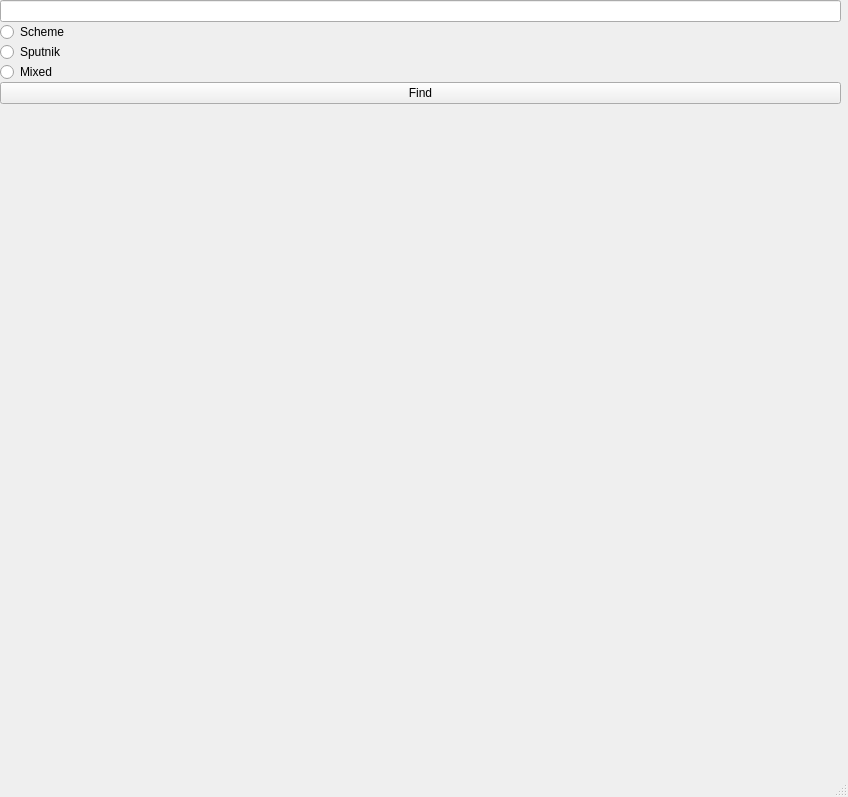
<?xml version="1.0" encoding="UTF-8"?>
<ui version="4.0">
 <class>MainWindow</class>
 <widget class="QMainWindow" name="MainWindow">
  <property name="geometry">
   <rect>
    <x>0</x>
    <y>0</y>
    <width>848</width>
    <height>797</height>
   </rect>
  </property>
  <property name="windowTitle">
   <string>MainWindow</string>
  </property>
  <widget class="QWidget" name="centralwidget">
   <widget class="QWidget" name="verticalLayoutWidget">
    <property name="geometry">
     <rect>
      <x>0</x>
      <y>0</y>
      <width>841</width>
      <height>741</height>
     </rect>
    </property>
    <layout class="QVBoxLayout" name="verticalLayout">
     <property name="spacing">
      <number>0</number>
     </property>
     <item>
      <widget class="QLineEdit" name="lineEdit"/>
     </item>
     <item>
      <widget class="QRadioButton" name="radioButton">
       <property name="text">
        <string>Scheme</string>
       </property>
       <attribute name="buttonGroup">
        <string notr="true">buttonGroup</string>
       </attribute>
      </widget>
     </item>
     <item>
      <widget class="QRadioButton" name="radioButton_3">
       <property name="text">
        <string>Sputnik</string>
       </property>
       <attribute name="buttonGroup">
        <string notr="true">buttonGroup</string>
       </attribute>
      </widget>
     </item>
     <item>
      <widget class="QRadioButton" name="radioButton_2">
       <property name="text">
        <string>Mixed</string>
       </property>
       <attribute name="buttonGroup">
        <string notr="true">buttonGroup</string>
       </attribute>
      </widget>
     </item>
     <item>
      <widget class="QPushButton" name="pushButton">
       <property name="text">
        <string>Find</string>
       </property>
      </widget>
     </item>
     <item>
      <widget class="QLabel" name="label">
       <property name="text">
        <string/>
       </property>
       <property name="scaledContents">
        <bool>true</bool>
       </property>
      </widget>
     </item>
    </layout>
   </widget>
  </widget>
  <widget class="QMenuBar" name="menubar">
   <property name="geometry">
    <rect>
     <x>0</x>
     <y>0</y>
     <width>848</width>
     <height>26</height>
    </rect>
   </property>
  </widget>
  <widget class="QStatusBar" name="statusbar"/>
 </widget>
 <resources/>
 <connections/>
 <buttongroups>
  <buttongroup name="buttonGroup"/>
 </buttongroups>
</ui>
